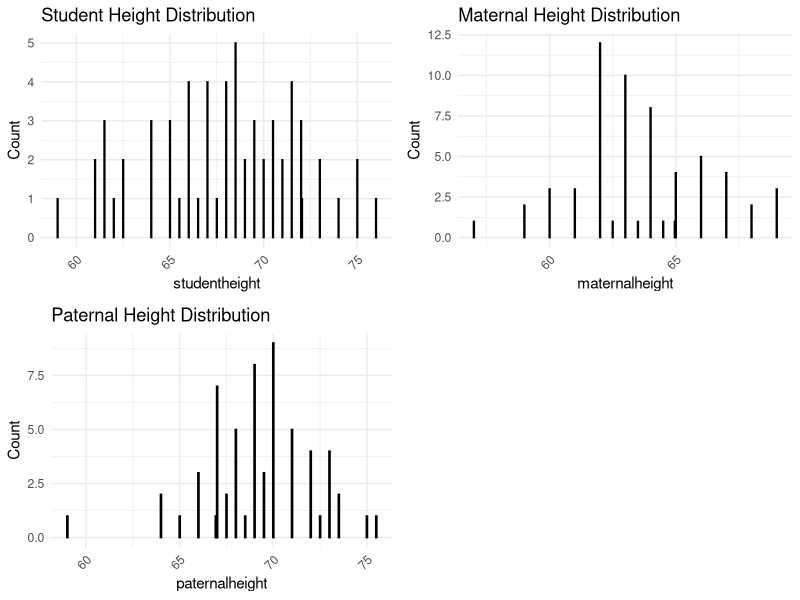
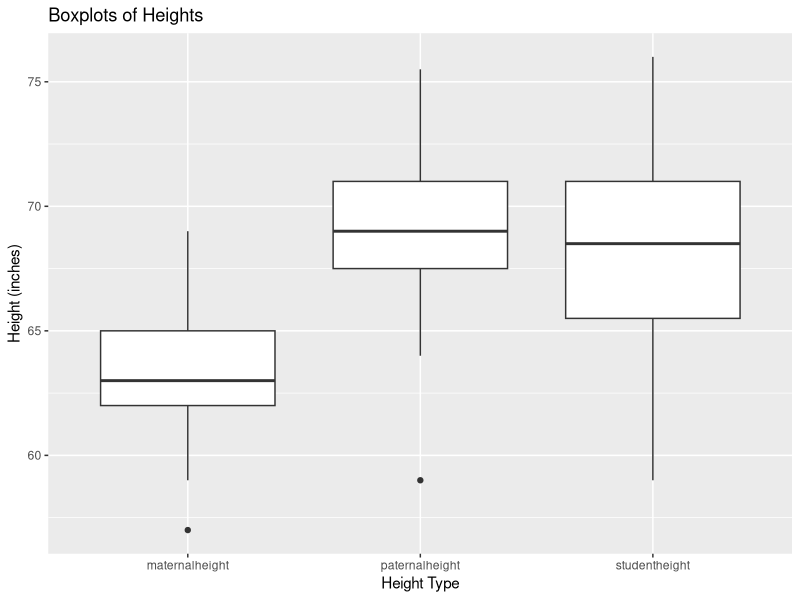
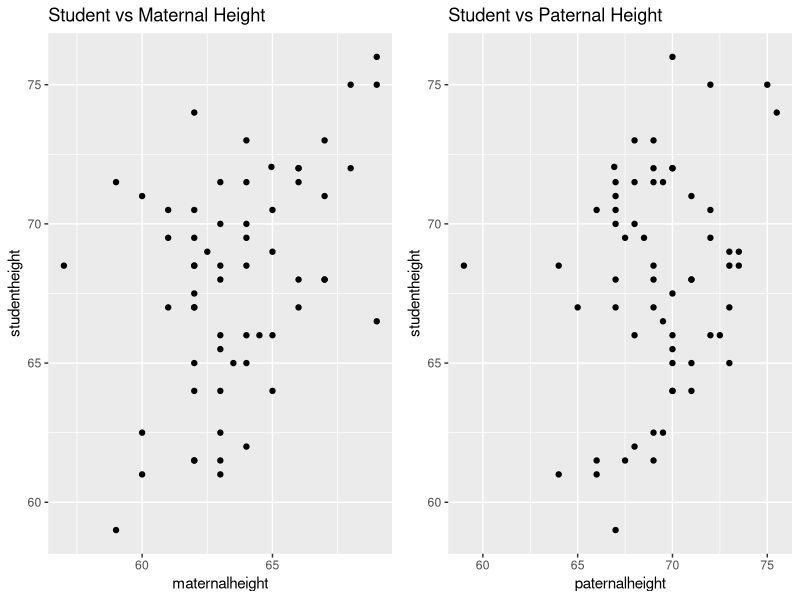
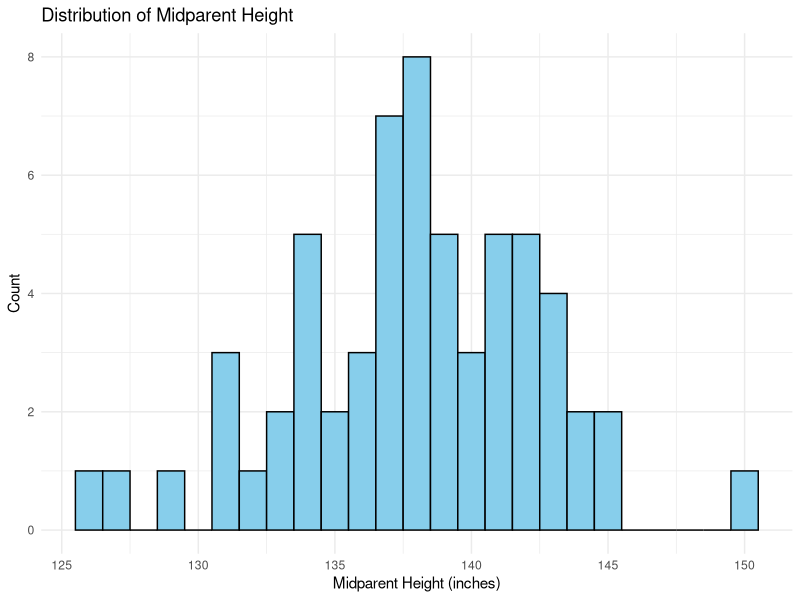
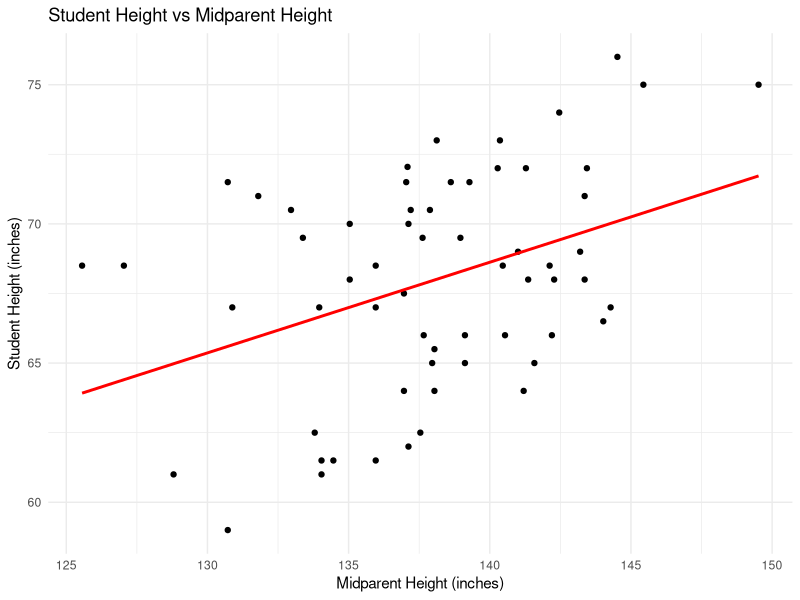
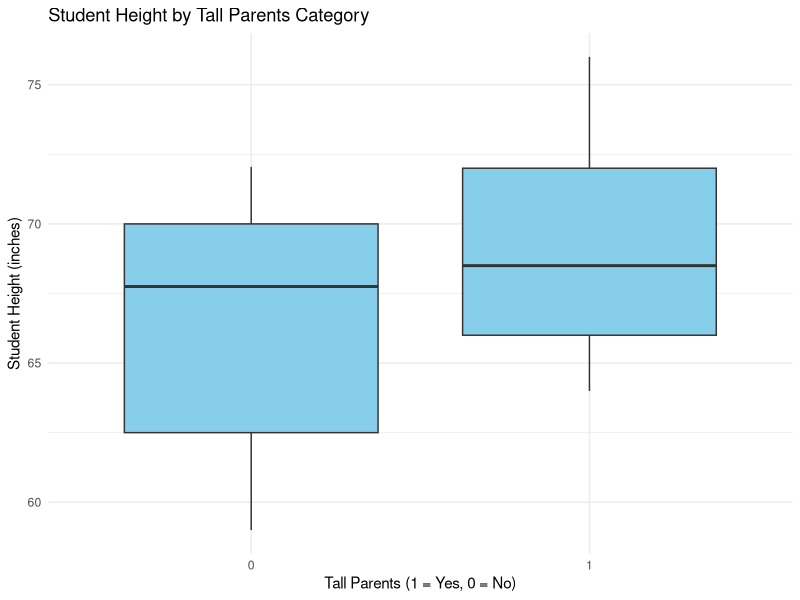
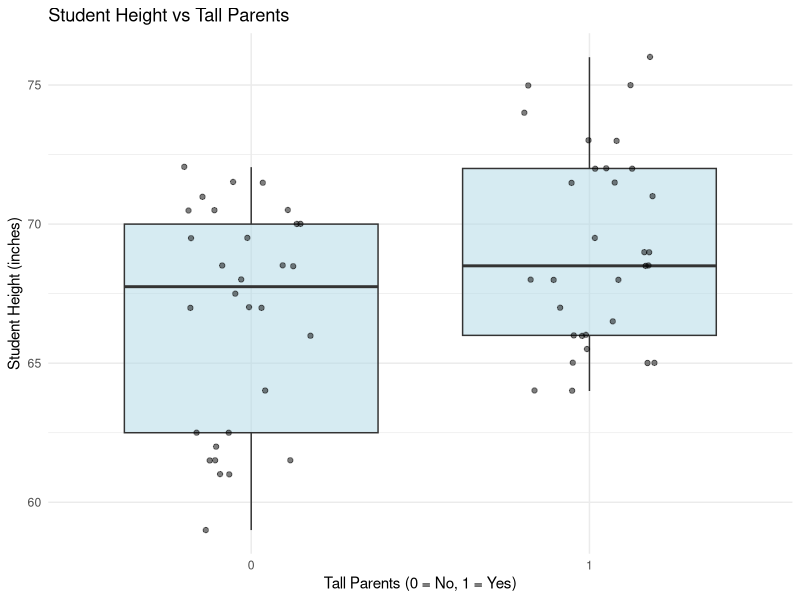
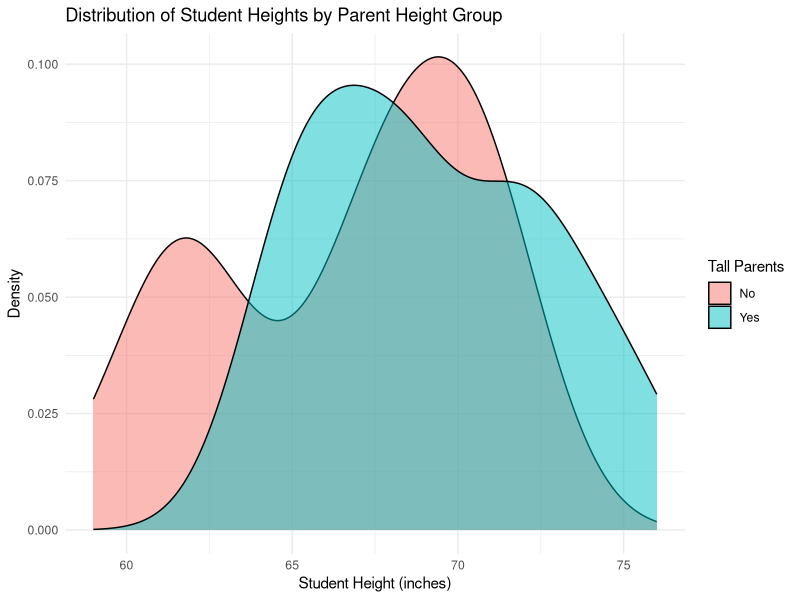

The R source for these figures, in order:
## ---- chunk 1
# List of packages to install and load
packages <- c("skimr", "ggplot2", "gridExtra")

# Function to install and load packages
install_and_load <- function(packages) {
  new_packages <- packages[!(packages %in% installed.packages()[,"Package"])]
  if(length(new_packages)) install.packages(new_packages)
  invisible(lapply(packages, library, character.only = TRUE))
}

# Install and load the packages
install_and_load(packages)
library(tidyr)
## ---- chunk 2

heights_data <- read.csv("heights_139.csv")
head(heights_data)
str(heights_data)


## ---- chunk 3
library(readr)
library(dplyr)
library(stringr)

# Import the data
heights_data <- read_csv("heights_139.csv", col_types = cols(.default = "c"))

# Function to convert height to inches
convert_to_inches <- function(height) {
  if (is.na(height)) return(NA)
  
  # Convert '5'10' format to inches
  if (str_detect(height, "^\\d+'\\d+(\\.\\d+)?$")) {
    parts <- str_split(height, "'", simplify = TRUE)
    return(as.numeric(parts[1]) * 12 + as.numeric(parts[2]))
  }
  
  # Remove any non-numeric characters
  height <- str_replace_all(height, "[^0-9.]", "")
  
  # Convert to numeric
  height <- as.numeric(height)
  
  # Convert cm to inches if greater than 100
  if (!is.na(height) && height > 100) {
    height <- height / 2.54
  }
  
  return(height)
}

# Apply cleaning to each column
heights_data <- heights_data %>%
  mutate(across(everything(), ~sapply(., convert_to_inches)))

# Drop rows with NA values
heights_data <- heights_data %>% drop_na()

# Display the first few rows and structure of the cleaned data
print(head(heights_data))
print(str(heights_data))

# Summary statistics of cleaned data
summary(heights_data)

## ---- chunk 4
library(tidyverse)
library(skimr)
library(ggplot2)
library(gridExtra)

summary_stats <- summary(heights_data)
print(summary_stats)

# Check for missing values
missing_values <- colSums(is.na(heights_data))
print(missing_values) # none!!

skim(heights_data)



# Function to create a bar chart
create_bar_chart <- function(data, column, title) {
  ggplot(data, aes(x = !!sym(column))) +
    geom_bar(fill = "skyblue", color = "black") +
    labs(title = title, x = column, y = "Count") +
    theme_minimal() +
    theme(axis.text.x = element_text(angle = 45, hjust = 1))
}

# Create bar charts
p1 <- create_bar_chart(heights_data, "studentheight", "Student Height Distribution")
p2 <- create_bar_chart(heights_data, "maternalheight", "Maternal Height Distribution")
p3 <- create_bar_chart(heights_data, "paternalheight", "Paternal Height Distribution")

# Arrange the plots in a grid
grid.arrange(p1, p2, p3, ncol = 2)



heights_long <- pivot_longer(heights_data, 
                             cols = c(studentheight, maternalheight, paternalheight),
                             names_to = "height_type", 
                             values_to = "height")

ggplot(heights_long, aes(x = height_type, y = height)) +
  geom_boxplot() +
  labs(title = "Boxplots of Heights", x = "Height Type", y = "Height (inches)")



p1 <- ggplot(heights_data, aes(x = maternalheight, y = studentheight)) +
  geom_point() +
  labs(title = "Student vs Maternal Height")

p2 <- ggplot(heights_data, aes(x = paternalheight, y = studentheight)) +
  geom_point() +
  labs(title = "Student vs Paternal Height")

grid.arrange(p1, p2, ncol = 2)





## ---- chunk 5
str(heights_data)

# If the heights are stored as factors or characters, we need to convert them to numeric
heights_data$studentheight <- as.numeric(as.character(heights_data$studentheight))
heights_data$maternalheight <- as.numeric(as.character(heights_data$maternalheight))
heights_data$paternalheight <- as.numeric(as.character(heights_data$paternalheight))

# Now let's check the structure again to confirm the conversion
str(heights_data)

# If the conversion was successful, we can proceed with creating the new variables
heights_data$midparentheight <- heights_data$paternalheight + 1.08 * heights_data$maternalheight
heights_data$tallparents <- as.integer(heights_data$midparentheight >= median(heights_data$midparentheight))

# Summary of new variables
summary(heights_data[c("midparentheight", "tallparents")])

# Visualize midparentheight distribution
ggplot(heights_data, aes(x = midparentheight)) +
  geom_histogram(binwidth = 1, fill = "skyblue", color = "black") +
  labs(title = "Distribution of Midparent Height", x = "Midparent Height (inches)", y = "Count") +
  theme_minimal()

# Visualize relationship between midparentheight and studentheight
ggplot(heights_data, aes(x = midparentheight, y = studentheight)) +
  geom_point() +
  geom_smooth(method = "lm", se = FALSE, color = "red") +
  labs(title = "Student Height vs Midparent Height", 
       x = "Midparent Height (inches)", 
       y = "Student Height (inches)") +
  theme_minimal()

# Compare student heights for tall vs not tall parents
ggplot(heights_data, aes(x = factor(tallparents), y = studentheight)) +
  geom_boxplot(fill = "skyblue") +
  labs(title = "Student Height by Tall Parents Category",
       x = "Tall Parents (1 = Yes, 0 = No)",
       y = "Student Height (inches)") +
  theme_minimal()

## ---- chunk 6

# Fit the linear regression model
model <- lm(studentheight ~ tallparents, data = heights_data)

# Display the summary of the model
summary(model)

# Calculate the confidence interval for the coefficients
confint(model)

# Plot the regression line
ggplot(heights_data, aes(x = factor(tallparents), y = studentheight)) +
  geom_boxplot(fill = "lightblue", alpha = 0.5) +
  geom_jitter(width = 0.2, alpha = 0.5) +
  geom_smooth(method = "lm", se = FALSE, color = "red") +
  labs(title = "Student Height vs Tall Parents",
       x = "Tall Parents (0 = No, 1 = Yes)",
       y = "Student Height (inches)") +
  theme_minimal()

## ---- chunk 7

# Perform the two-sample t-test
t_test_result <- t.test(studentheight ~ tallparents, data = heights_data)

# Display the results
print(t_test_result)

# Visualize the distribution of heights for both groups
ggplot(heights_data, aes(x = studentheight, fill = factor(tallparents))) +
  geom_density(alpha = 0.5) +
  labs(title = "Distribution of Student Heights by Parent Height Group",
       x = "Student Height (inches)",
       y = "Density",
       fill = "Tall Parents") +
  scale_fill_discrete(labels = c("No", "Yes")) +
  theme_minimal()

